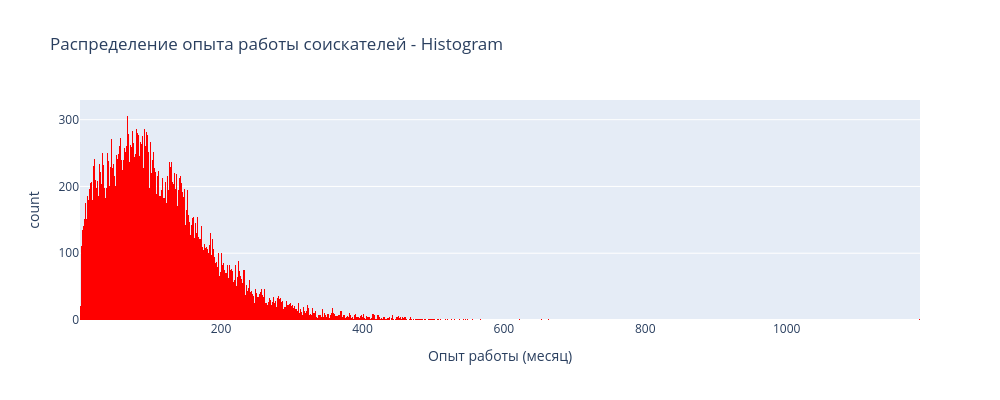
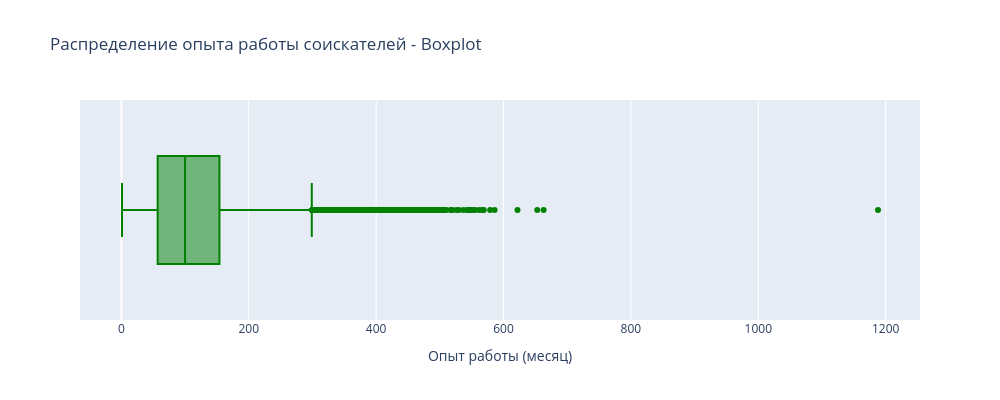

Notebook cell for these charts, in order:
### Markdown cell above
2. Посмотрим на распределение признака **"Опыт работы (месяц)"**: 
- определим моду
- минимальные и максимальные значения
- типичный интервал для большинства соискателей
- проверим на наличие аномалий

### Code cell
# --- Гистограмма ---
fig_hist = px.histogram(
    merged_data,
    x="Опыт работы (месяц)",
    nbins=1500,
    height=400,
    width=1000,
    title="Распределение опыта работы соискателей - Histogram",
    color_discrete_sequence=["red"]
)
fig_hist.show()
fig_hist.write_html("plotly_graphics/Распределение опыта работы соискателей - Histogram.html")

# --- Boxplot ---
fig_box = px.box(
    merged_data,
    x="Опыт работы (месяц)",
    height=400,
    width=1000,
    title="Распределение опыта работы соискателей - Boxplot",
    color_discrete_sequence=["green"]
)
fig_box.show()
fig_box.write_html("plotly_graphics/Распределение опыта работы соискателей - Boxplot.html")

### Figure 1 — Plotly figure (JSON) as saved in the notebook; plotly's stock layout.template omitted (floating-point values rounded to 4 significant figures; data arrays with more than 128 entries replaced by an {"elided": "..."} marker saying what was removed)
{"data": [{"bingroup": "x", "hovertemplate": "Опыт работы (месяц)=%{x}<br>count=%{y}<extra></extra>", "legendgroup": "", "marker": {"color": "red", "pattern": {"shape": ""}}, "name": "", "nbinsx": 1500, "orientation": "v", "showlegend": false, "type": "histogram", "x": {"elided": "44744 float values"}, "xaxis": "x", "yaxis": "y"}], "layout": {"barmode": "relative", "height": 400, "legend": {"tracegroupgap": 0}, "title": {"text": "Распределение опыта работы соискателей - Histogram"}, "width": 1000, "xaxis": {"anchor": "y", "domain": [0, 1], "title": {"text": "Опыт работы (месяц)"}}, "yaxis": {"anchor": "x", "domain": [0, 1], "title": {"text": "count"}}}}

### Figure 2 — Plotly figure (JSON) as saved in the notebook; plotly's stock layout.template omitted (floating-point values rounded to 4 significant figures; data arrays with more than 128 entries replaced by an {"elided": "..."} marker saying what was removed)
{"data": [{"alignmentgroup": "True", "hovertemplate": "Опыт работы (месяц)=%{x}<extra></extra>", "legendgroup": "", "marker": {"color": "green"}, "name": "", "notched": false, "offsetgroup": "", "orientation": "h", "showlegend": false, "type": "box", "x": {"elided": "44744 float values"}, "x0": " ", "xaxis": "x", "y0": " ", "yaxis": "y"}], "layout": {"boxmode": "group", "height": 400, "legend": {"tracegroupgap": 0}, "title": {"text": "Распределение опыта работы соискателей - Boxplot"}, "width": 1000, "xaxis": {"anchor": "y", "domain": [0, 1], "title": {"text": "Опыт работы (месяц)"}}, "yaxis": {"anchor": "x", "domain": [0, 1]}}}
